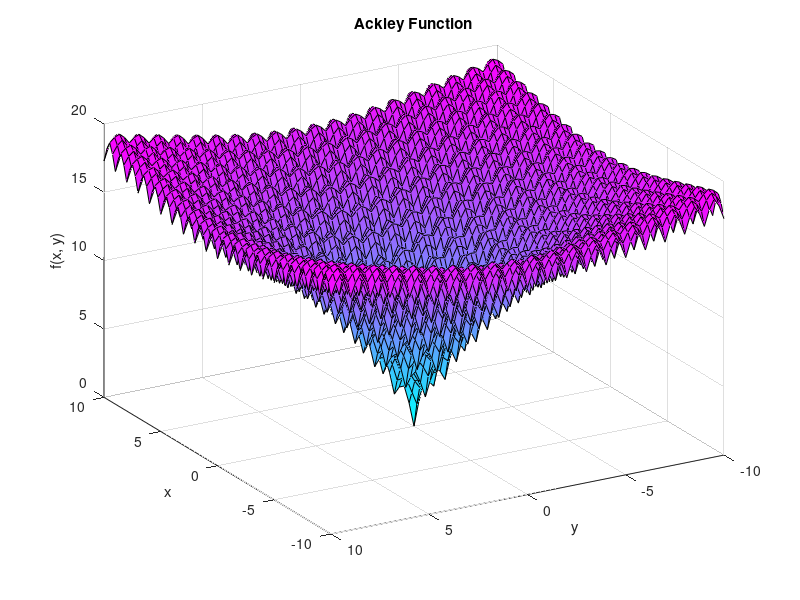

The MATLAB source for this figure:
% Author: Suhas Sunder - 100548159
% Topic: Ackley Function
% Assignment 1: Implementation of Eight Benchmark Functions in MATLAB and plotting 3D Map of their 2-D versions. 

clc; clear; close all

% Define meshgrid for clearly visible grid cells along surface of plots
[x, y] = meshgrid(-10:0.25:10, -10:0.25:10);

% Compute Ackley function
z = -20 * exp(-0.2 * sqrt(0.5 * (x.^2 + y.^2))) ...
    - exp(0.5 * (cos(2*pi*x) + cos(2*pi*y))) + 20 + exp(1);

% Plot: surface with black mesh + smooth shading
surf(x, y, z, 'EdgeColor', 'k', 'FaceColor', 'interp')
xlabel('x')
ylabel('y')
zlabel('f(x, y)')
title('Ackley Function')
colormap cool
view(-120, 30)
grid on

% Save the currently active figure window locally as an image file
saveas(gcf, 'ackley_function.png')
